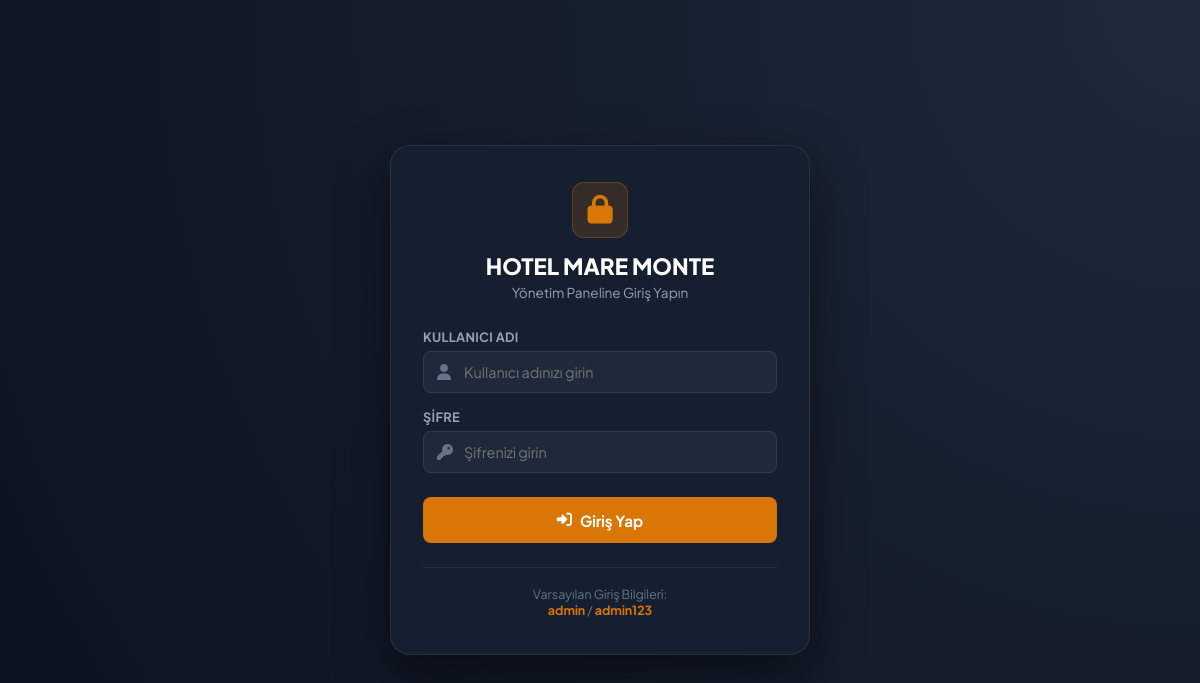
Before: /admin/login.php with the older database file.
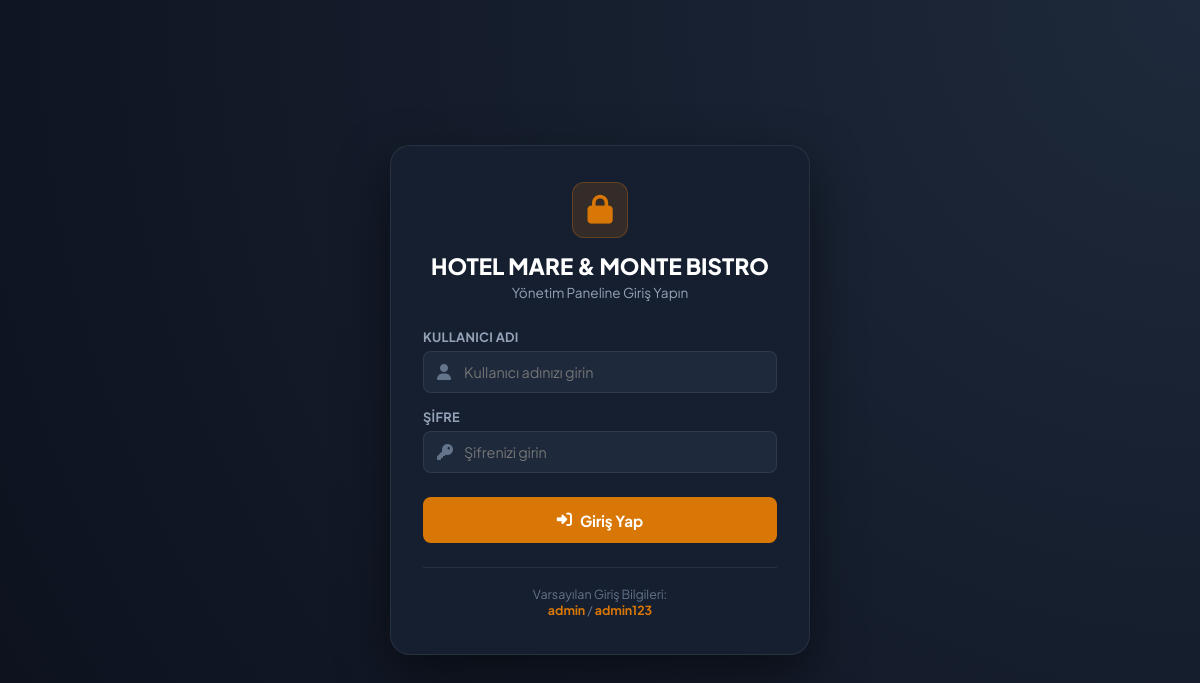
After: the same page with the newer database file.
### tables this page shows
CREATE TABLE settings (
        id INTEGER PRIMARY KEY AUTOINCREMENT,
        setting_key VARCHAR(100) UNIQUE,
        setting_value TEXT,
        updated_at DATETIME DEFAULT CURRENT_TIMESTAMP
    );

### database.php (called while the page is built, shortened)
<?php
try {
    if (DB_DRIVER === 'sqlite') {
        $pdo = new PDO('sqlite:' . DB_SQLITE_PATH);
    } else {
        $pdo = new PDO(
            'mysql:host=' . DB_HOST . ';dbname=' . DB_NAME . ';charset=' . DB_CHARSET,
            DB_USER,
            DB_PASS
        );
    }
    $pdo->setAttribute(PDO::ATTR_ERRMODE, PDO::ERRMODE_EXCEPTION);
    $pdo->setAttribute(PDO::ATTR_DEFAULT_FETCH_MODE, PDO::FETCH_ASSOC);
} catch (PDOException $e) {
    die("Veritabanı bağlantı hatası: " . $e->getMessage());
}
function getSetting($key, $default = '') {
    global $pdo;
    try {
        $stmt = $pdo->prepare("SELECT setting_value FROM settings WHERE setting_key = ?");
        $stmt->execute([$key]);
        $res = $stmt->fetch();
        return $res ? $res['setting_value'] : $default;
    } catch (Exception $e) {
        return $default;
    }
}

### admin/login.php (the view, shortened to what this page needs)
<?php
require_once __DIR__ . '/../database.php';
$restaurantName = getSetting('restaurant_name', 'Gusto QR Menü');
?>
<!DOCTYPE html>
<html lang="tr">
<head>
    <link rel="stylesheet" href="https://cdnjs.cloudflare.com/ajax/libs/font-awesome/6.4.0/css/all.min.css">
    <link rel="stylesheet" href="../assets/css/admin.css">
</head>
<body>
    <div class="login-box">
        <div class="login-header">
            <div class="login-icon">
                <i class="fas fa-lock"></i>
            </div>
            <h2 style="font-size: 1.4rem; font-weight: 800; color: #fff;"><?php echo htmlspecialchars($restaurantName); ?></h2>
            <p style="font-size: 0.85rem; color: var(--text-muted); margin-top: 4px;">Yönetim Paneline Giriş Yapın</p>
        </div>
        <form method="POST" action="login.php">
            <div class="form-group">
                <label class="form-label">Kullanıcı Adı</label>
                <div style="position: relative;">
                    <input type="text" name="username" class="form-control" placeholder="Kullanıcı adınızı girin" required autofocus style="padding-left: 40px;">
                    <i class="fas fa-user" style="position: absolute; left: 14px; top: 50%; transform: translateY(-50%); color: var(--text-dim);"></i>
                </div>
            </div>
            <div class="form-group" style="margin-bottom: 24px;">
                <label class="form-label">Şifre</label>
                <div style="position: relative;">
                    <input type="password" name="password" class="form-control" placeholder="Şifrenizi girin" required style="padding-left: 40px;">
                    <i class="fas fa-key" style="position: absolute; left: 14px; top: 50%; transform: translateY(-50%); color: var(--text-dim);"></i>
                </div>
            </div>
            <button type="submit" class="btn btn-primary" style="width: 100%; height: 46px; font-size: 0.95rem; font-weight: 700;">
                <i class="fas fa-right-to-bracket"></i> Giriş Yap
            </button>
        </form>
        <div style="margin-top: 24px; padding-top: 18px; border-top: 1px solid var(--border); text-align: center;">
            <div style="font-size: 0.78rem; color: var(--text-dim);">
                Varsayılan Giriş Bilgileri:<br>
                <strong style="color: var(--primary);">admin</strong> / <strong style="color: var(--primary);">admin123</strong>
            </div>
        </div>
    </div>
</body>
</html>

Changed rows visible on the page:
changed settings: setting_value "HOTEL MARE MONTE" → "HOTEL MARE & MONTE BISTRO"
